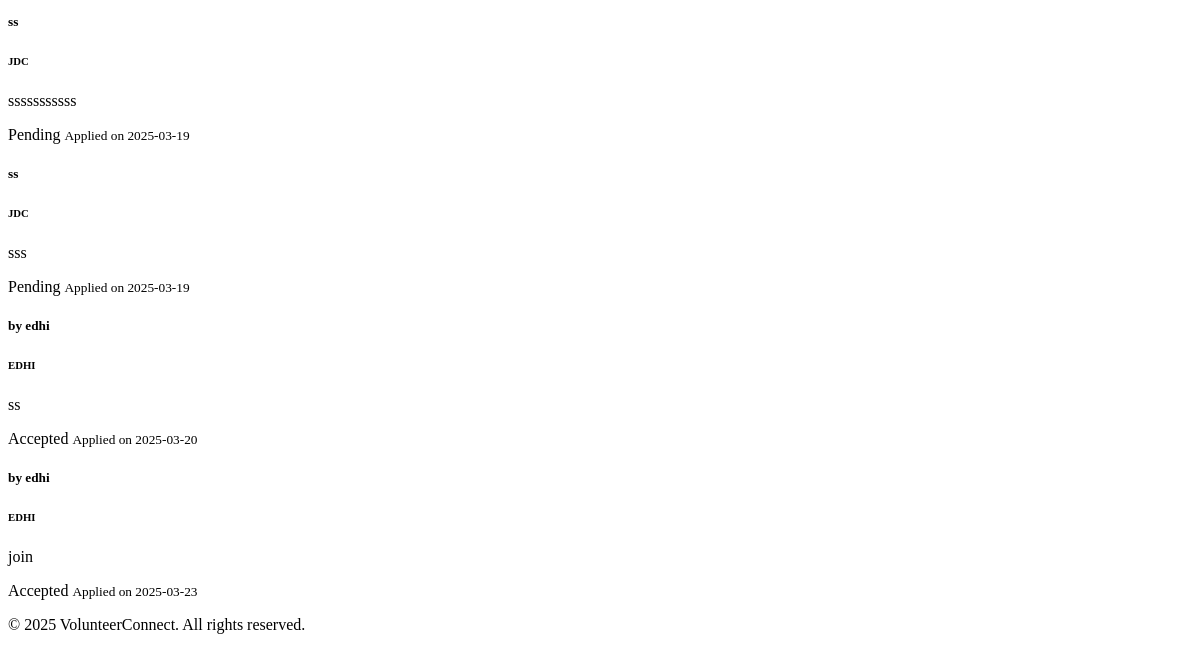
Page /profile/ (signed in, lower part) on the earlier database version.
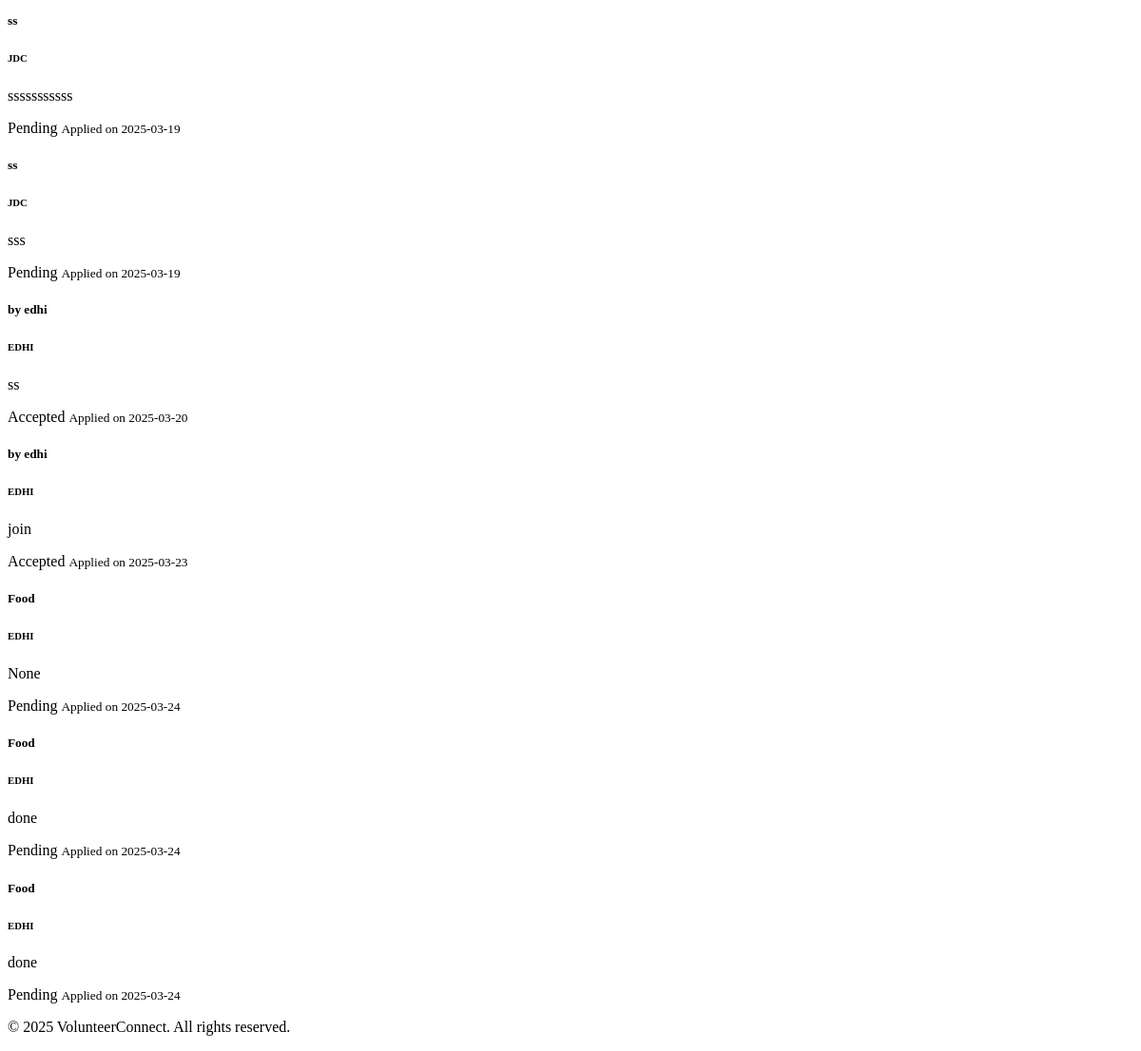
Same page on the later database version.
### applications/models.py (models this page shows, shortened)
class Application(models.Model):
    STATUS_CHOICES = [
        ('pending', 'Pending'),
        ('accepted', 'Accepted'),
        ('rejected', 'Rejected'),
    ]
    volunteer = models.ForeignKey(VolunteerProfile, on_delete=models.CASCADE, related_name='applications')
    opportunity = models.ForeignKey(Opportunity, on_delete=models.CASCADE, related_name='applications')
    status = models.CharField(max_length=20, choices=STATUS_CHOICES, default='pending')
    message = models.TextField(blank=True, null=True)
    created_at = models.DateTimeField(default=now)

### opportunities/models.py (models this page shows, shortened)
class Opportunity(models.Model):
    STATUS_CHOICES = [
        ('open', 'Open'),
        ('closed', 'Closed'),
        ('removed', 'Removed'),
    ]
    CONTENT_STATUS_CHOICES = [
        ('active', 'Active'),
        ('flagged', 'Flagged'),
        ('removed', 'Removed'),
    ]
    ngo = models.ForeignKey(NGOProfile, on_delete=models.CASCADE, related_name='opportunities')
    title = models.CharField(max_length=200)
    description = models.TextField()
    location = models.CharField(max_length=200)
    date = models.DateTimeField()
    required_skills = models.CharField(max_length=500, blank=True, null=True)
    status = models.CharField(max_length=20, choices=STATUS_CHOICES, default='open')
    content_status = models.CharField(max_length=20, choices=CONTENT_STATUS_CHOICES, default='active')
    moderation_reason = models.CharField(max_length=100, blank=True, null=True)
    created_at = models.DateTimeField(default=now)

### authentication/models.py (models this page shows, shortened)
class NGOProfile(models.Model):
    user = models.OneToOneField(User, on_delete=models.CASCADE, related_name='ngo_profile')
    organization_name = models.CharField(max_length=200)
    description = models.TextField(blank=True, null=True)
    verified = models.BooleanField(default=False)
    verification_status = models.CharField(
        max_length=20,
        choices=[('pending', 'Pending'), ('approved', 'Approved'), ('rejected', 'Rejected')],
        default='pending'
    )
    rejection_reason = models.CharField(max_length=100, blank=True, null=True)
    verified_at = models.DateTimeField(blank=True, null=True)
    verified_by = models.ForeignKey(User, on_delete=models.SET_NULL, null=True, blank=True, related_name='verified_ngos')

### authentication/views.py (the view, shortened to what this page needs)
# urls.py: path('profile/', views.profile, name='profile'),
@login_required
def profile(request):
    user = request.user
    if user.role == 'volunteer':
        form = VolunteerProfileForm(request.POST or None, initial={
            'skills': user.volunteer_profile.skills,
            'interests': user.volunteer_profile.interests
        })
        if request.method == 'POST' and form.is_valid():
            user.volunteer_profile.skills = form.cleaned_data['skills']
            user.volunteer_profile.interests = form.cleaned_data['interests']
            user.volunteer_profile.save()
            messages.success(request, 'Profile updated successfully!')
            return redirect('authentication:profile')
        return render(request, 'profile/volunteer_profile.html', {'form': form})

### authentication/templates/profile/volunteer_profile.html (shortened to what this page needs)
{% extends "base.html" %}
{% block content %}
<div class="row">
    <div class="col-md-8">
        <div class="profile-section mt-4">
            {% if request.user.volunteer_profile.applications.all %}
                {% for application in request.user.volunteer_profile.applications.all %}
                <div class="card mb-3">
                    <div class="card-body">
                        <h5 class="card-title">{{ application.opportunity.title }}</h5>
                        <h6 class="card-subtitle mb-2 text-muted">
                            {{ application.opportunity.ngo.organization_name }}
                        </h6>
                        <p class="card-text">{{ application.message }}</p>
                        <div class="d-flex justify-content-between align-items-center">
                            <span class="badge {% if application.status == 'pending' %}bg-warning{% elif application.status == 'accepted' %}bg-success{% elif application.status == 'rejected' %}bg-danger{% endif %}">
                                {{ application.status|title }}
                            </span>
                            <small class="text-muted">
                                Applied on {{ application.created_at|date:"Y-m-d" }}
                            </small>
                        </div>
                    </div>
                </div>
                {% endfor %}
            {% else %}
                <p class="text-muted">No applications yet.</p>
            {% endif %}
        </div>
    </div>
</div>
{% endblock %}

### authentication/templates/base.html (shortened to what this page needs)
{% load static %}
<!DOCTYPE html>
<html lang="en" data-bs-theme="dark">
<head>
    <link rel="stylesheet" href="https://cdn.replit.com/agent/bootstrap-agent-dark-theme.min.css">
    <link rel="stylesheet" href="https://cdn.jsdelivr.net/npm/feather-icons/dist/feather.min.css">
    <link href="https://cdn.jsdelivr.net/npm/bootstrap-icons@1.7.2/font/bootstrap-icons.css" rel="stylesheet">
    <link rel="stylesheet" href="{% static 'css/custom.css' %}">
</head>
<body>
    <div class="wrapper">
    <main class="container my-4 content">
        {% block content %}{% endblock %}
    </main>
    <footer class="bg-dark py-4 mt-5">
        <div class="container text-center">
            <p class="mb-0 text-muted">© 2025 VolunteerConnect. All rights reserved.</p>
        </div>
    </footer>
    </div>
</body>
</html>

### static/css/custom.css (style rules this page uses)
html, body { height: 100%; }
.wrapper { display: flex; flex-direction: column; min-height: 100vh; }
.content { flex: 1; }
footer { width: 100%; }

Differences in the rows shown:
added Application: opportunity "Food", opportunity.ngo.organization_name "EDHI", message "None", status "Pending", created_at "2025-03-24"
added Application: opportunity "Food", opportunity.ngo.organization_name "EDHI", message "done", status "Pending", created_at "2025-03-24"
added Application: opportunity "Food", opportunity.ngo.organization_name "EDHI", message "done", status "Pending", created_at "2025-03-24"
